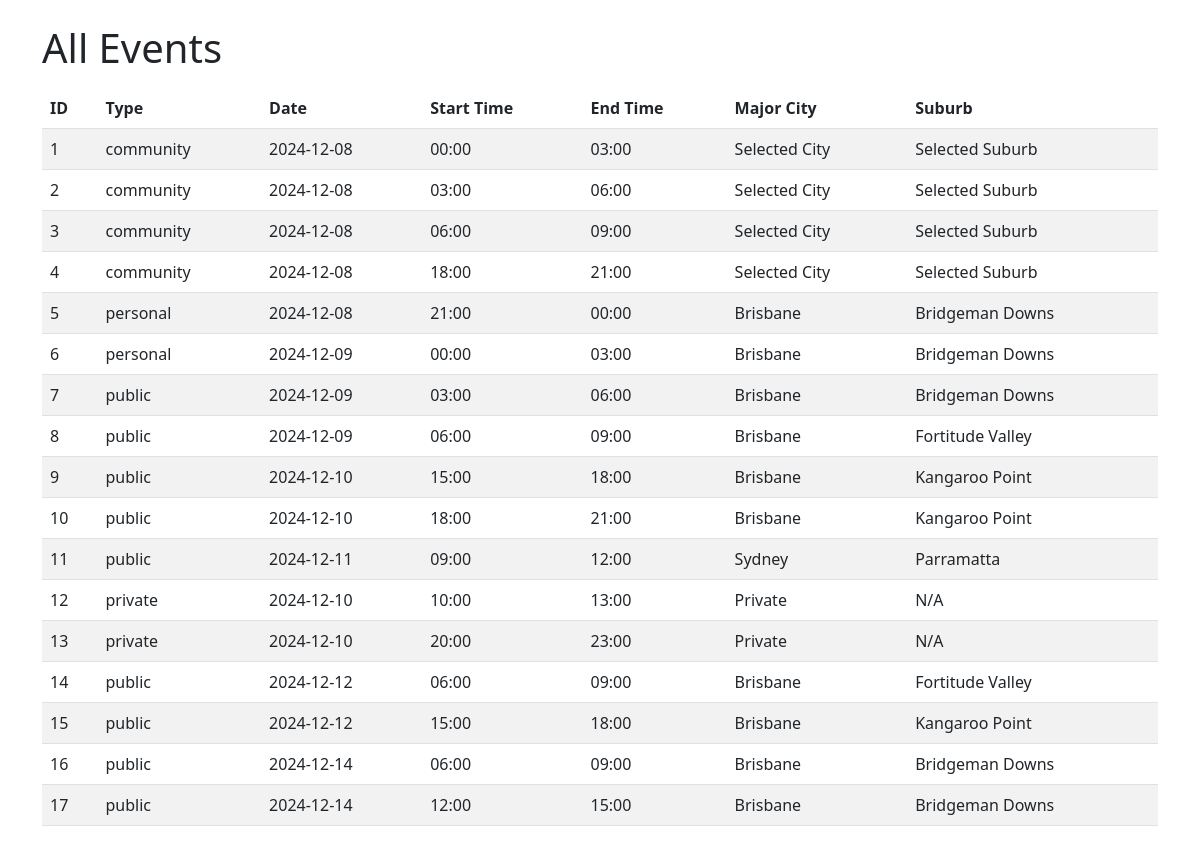
/all-events, run on the app's committed database.
### app/models.py (models this page shows, shortened)
class Event(db.Model):
    id = db.Column(db.Integer, primary_key=True)
    user_id = db.Column(db.Integer, db.ForeignKey('users.id'), nullable=True)  # Nullable for community events
    user = db.relationship('User', backref='events')
    major_city = db.Column(db.String(100), nullable=False)
    suburb = db.Column(db.String(100), nullable=False)
    event_type = db.Column(db.String(20), nullable=False, default='public')  # Default to public
    date = db.Column(db.Date, nullable=False)
    start_hour = db.Column(db.Integer, nullable=False)
    latitude = db.Column(db.Float, nullable=True)
    longitude = db.Column(db.Float, nullable=True)
    radius = db.Column(db.Float, default=1.0)

### app/routes.py (the view)
@main.route('/all-events', methods=['GET'])
def all_events():
    events = Event.query.all()  # Fetch all events from the database
    return render_template('all_events.html', events=events)

### app/templates/all_events.html (shortened to what this page needs)
<!DOCTYPE html>
<html lang="en">
<head>
    <link rel="stylesheet" href="https://cdn.jsdelivr.net/npm/bootstrap@5.3.0/dist/css/bootstrap.min.css">
</head>
<body>
    <div class="container mt-4">
        <h1 class="mb-3">All Events</h1>
        <table class="table table-striped">
            <thead>
                <tr>
                    <th>ID</th>
                    <th>Type</th>
                    <th>Date</th>
                    <th>Start Time</th>
                    <th>End Time</th>
                    <th>Major City</th>
                    <th>Suburb</th>
                </tr>
            </thead>
            <tbody>
                {% for event in events %}
                <tr>
                    <td>{{ event.id }}</td>
                    <td>{{ event.event_type }}</td>
                    <td>{{ event.date.strftime('%Y-%m-%d') }}</td>
                    <td>{{ '%02d:00' | format(event.start_hour) }}</td>
                    <td>{{ '%02d:00' | format((event.start_hour + 3) % 24) }}</td>
                    <td>{{ event.major_city }}</td>
                    <td>{{ event.suburb }}</td>
                </tr>
                {% endfor %}
            </tbody>
        </table>
    </div>
</body>
</html>

### data on the page
Event: id "1", event_type "community", date "2024-12-08", start_hour "00:00", (event.start_hour+3)%24 "03:00", major_city "Selected City", suburb "Selected Suburb"
Event: id "2", event_type "community", date "2024-12-08", start_hour "03:00", (event.start_hour+3)%24 "06:00", major_city "Selected City", suburb "Selected Suburb"
Event: id "3", event_type "community", date "2024-12-08", start_hour "06:00", (event.start_hour+3)%24 "09:00", major_city "Selected City", suburb "Selected Suburb"
Event: id "4", event_type "community", date "2024-12-08", start_hour "18:00", (event.start_hour+3)%24 "21:00", major_city "Selected City", suburb "Selected Suburb"
Event: id "5", event_type "personal", date "2024-12-08", start_hour "21:00", (event.start_hour+3)%24 "00:00", major_city "Brisbane", suburb "Bridgeman Downs"
Event: id "6", event_type "personal", date "2024-12-09", start_hour "00:00", (event.start_hour+3)%24 "03:00", major_city "Brisbane", suburb "Bridgeman Downs"
Event: id "7", event_type "public", date "2024-12-09", start_hour "03:00", (event.start_hour+3)%24 "06:00", major_city "Brisbane", suburb "Bridgeman Downs"
Event: id "8", event_type "public", date "2024-12-09", start_hour "06:00", (event.start_hour+3)%24 "09:00", major_city "Brisbane", suburb "Fortitude Valley"
Event: id "9", event_type "public", date "2024-12-10", start_hour "15:00", (event.start_hour+3)%24 "18:00", major_city "Brisbane", suburb "Kangaroo Point"
Event: id "10", event_type "public", date "2024-12-10", start_hour "18:00", (event.start_hour+3)%24 "21:00", major_city "Brisbane", suburb "Kangaroo Point"
Event: id "11", event_type "public", date "2024-12-11", start_hour "09:00", (event.start_hour+3)%24 "12:00", major_city "Sydney", suburb "Parramatta"
Event: id "12", event_type "private", date "2024-12-10", start_hour "10:00", (event.start_hour+3)%24 "13:00", major_city "Private", suburb "N/A"
Event: id "13", event_type "private", date "2024-12-10", start_hour "20:00", (event.start_hour+3)%24 "23:00", major_city "Private", suburb "N/A"
Event: id "14", event_type "public", date "2024-12-12", start_hour "06:00", (event.start_hour+3)%24 "09:00", major_city "Brisbane", suburb "Fortitude Valley"
Event: id "15", event_type "public", date "2024-12-12", start_hour "15:00", (event.start_hour+3)%24 "18:00", major_city "Brisbane", suburb "Kangaroo Point"
Event: id "16", event_type "public", date "2024-12-14", start_hour "06:00", (event.start_hour+3)%24 "09:00", major_city "Brisbane", suburb "Bridgeman Downs"
Event: id "17", event_type "public", date "2024-12-14", start_hour "12:00", (event.start_hour+3)%24 "15:00", major_city "Brisbane", suburb "Bridgeman Downs"
